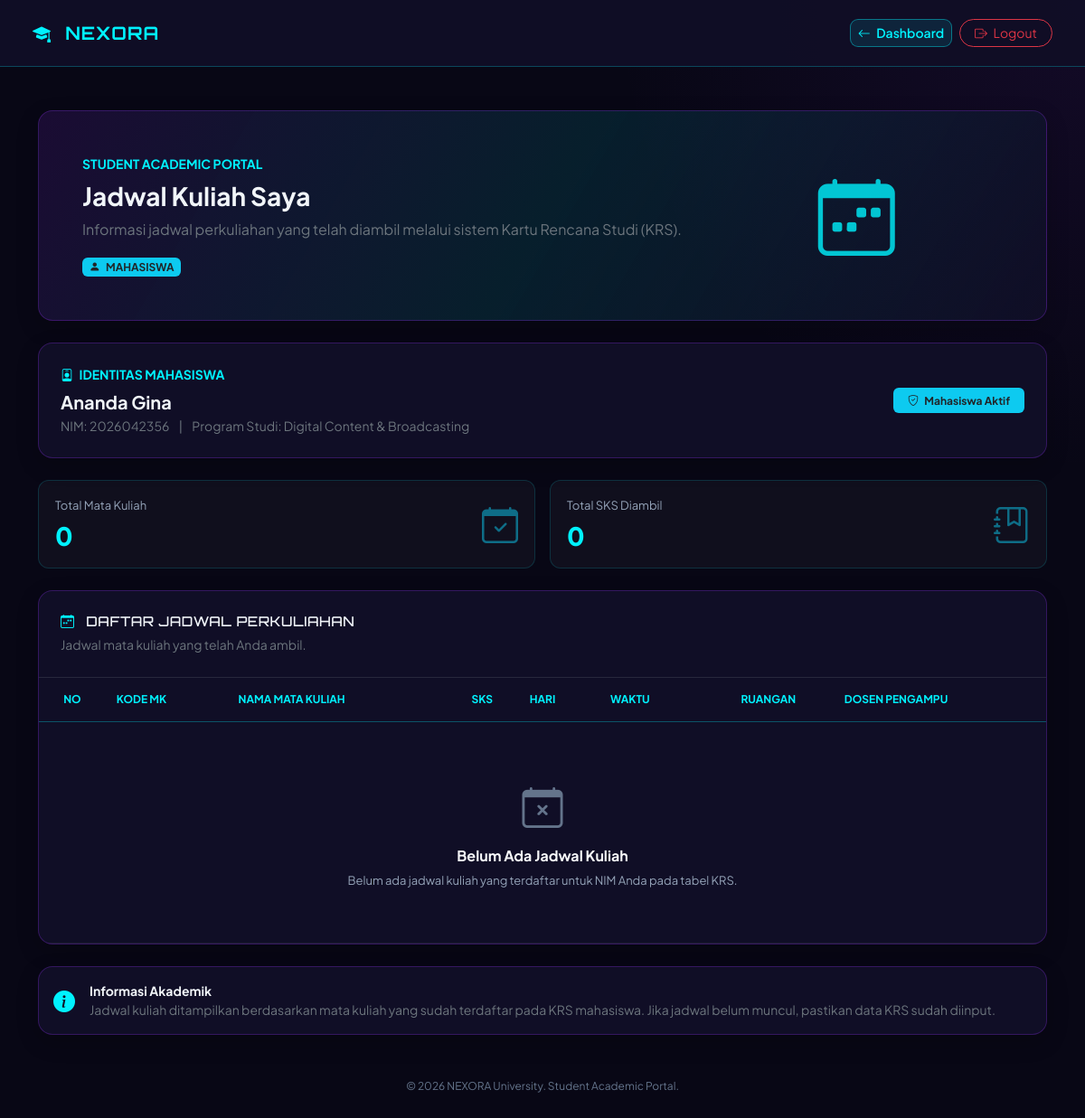
The page /nexora/jadwal_kuliah.php (signed in) on the database as committed earlier.
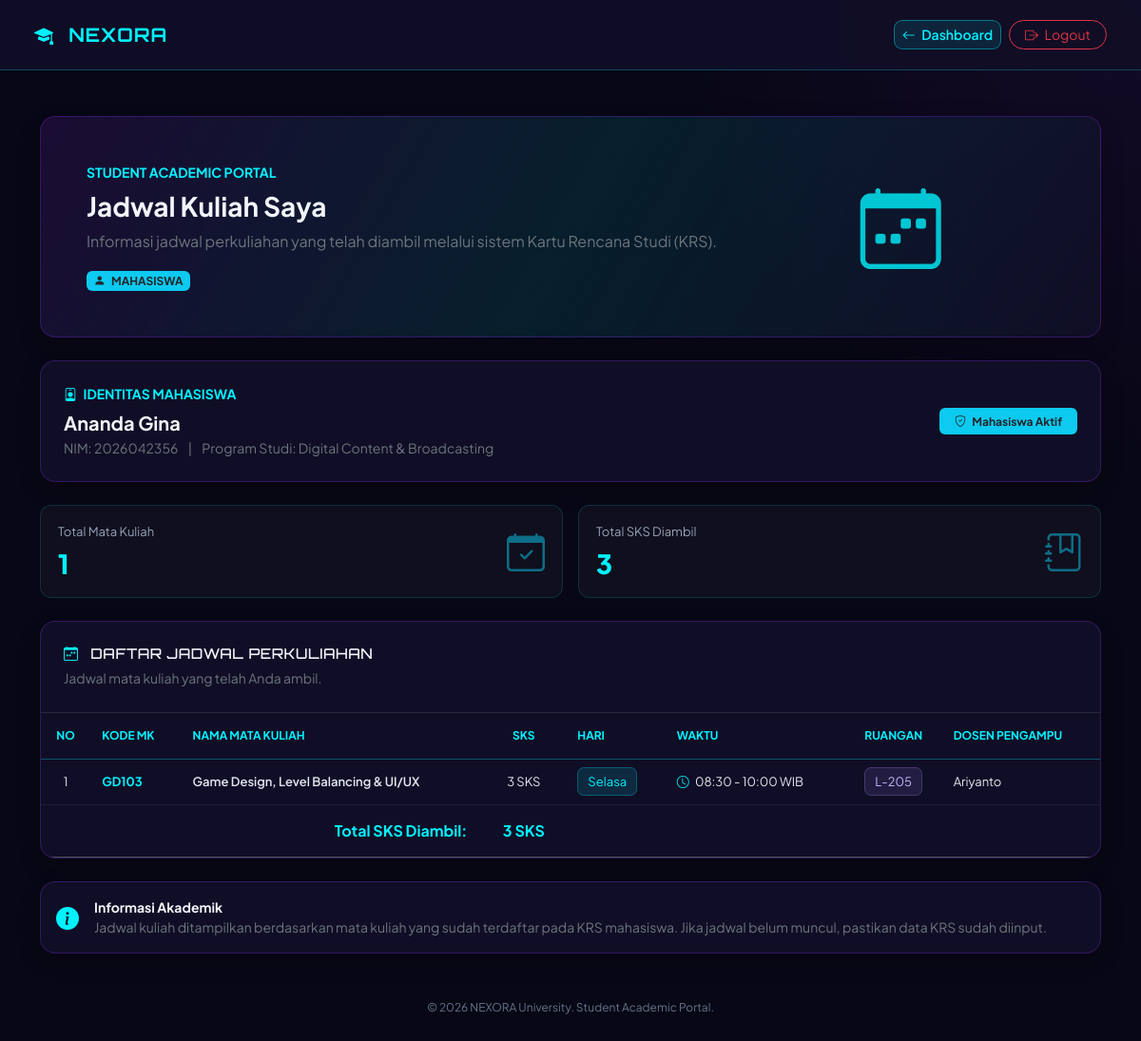
The same page on the database as committed later.
### tables this page shows
CREATE TABLE `jadwal` (
  `id_jadwal` int(11) NOT NULL,
  `kode_mk` char(5) NOT NULL,
  `hari` enum('Senin','Selasa','Rabu','Kamis','Jumat','Sabtu','Minggu') NOT NULL,
  `jam_mulai` time NOT NULL,
  `jam_selesai` time NOT NULL,
  `ruangan` char(5) NOT NULL,
  `nid` char(5) NOT NULL
);

CREATE TABLE `matakuliah` (
  `kode_mk` char(5) NOT NULL,
  `nama_mk` varchar(100) NOT NULL,
  `sks` int(1) NOT NULL
);

CREATE TABLE `dosen` (
  `nid` char(5) NOT NULL,
  `nama_lengkap` varchar(100) NOT NULL
);

### nexora/jadwal_kuliah.php (the view, shortened to what the changed rows need)
<?php
require_once 'koneksi.php';
$nim = trim($_SESSION['username']);
function e($data) {
    return htmlspecialchars((string)($data ?? '-'), ENT_QUOTES, 'UTF-8');
}
$sql = "
    SELECT
        j.id_jadwal,
        j.kode_mk,
        j.hari,
        j.jam_mulai,
        j.jam_selesai,
        j.ruangan,
        m.nama_mk,
        m.sks,
        d.nama_lengkap AS nama_dosen
    FROM krs k
    INNER JOIN jadwal j
        ON k.id_jadwal = j.id_jadwal
    INNER JOIN matakuliah m
        ON j.kode_mk = m.kode_mk
    LEFT JOIN dosen d
        ON j.nid = d.nid
    WHERE TRIM(k.nim) = ?
    ORDER BY
        FIELD(
            j.hari,
            'Senin', 'Selasa', 'Rabu',
            'Kamis', 'Jumat', 'Sabtu', 'Minggu'
        ),
        j.jam_mulai ASC
";
$stmt = $conn->prepare($sql);
$stmt->bind_param("s", $nim);
$stmt->execute();
$query = $stmt->get_result();
$jadwal_data = [];
$total_sks = 0;
while ($data = $query->fetch_assoc()) {
    $jadwal_data[] = $data;
    $total_sks += (int)($data['sks'] ?? 0);
}
$total_jadwal = count($jadwal_data);
$no = 1;
?>
<!DOCTYPE html>
<html lang="id" data-bs-theme="dark">
<head>
    <link href="https://cdn.jsdelivr.net/npm/bootstrap@5.3.3/dist/css/bootstrap.min.css" rel="stylesheet">
    <link rel="stylesheet" href="https://cdn.jsdelivr.net/npm/bootstrap-icons@1.11.3/font/bootstrap-icons.min.css">
</head>
<body>
<div class="container py-4 py-md-5">
    <div class="row g-3 mb-4">
        <div class="col-md-6">
            <div class="stat-box">
                <div class="d-flex justify-content-between align-items-center">
                    <div>
                        <p>Total Mata Kuliah</p>
                        <h3><?= $total_jadwal; ?></h3>
                    </div>
                </div>
            </div>
        </div>
        <div class="col-md-6">
            <div class="stat-box">
                <div class="d-flex justify-content-between align-items-center">
                    <div>
                        <p>Total SKS Diambil</p>
                        <h3><?= $total_sks; ?></h3>
                    </div>
                </div>
            </div>
        </div>
    </div>
    <div class="card-nexora overflow-hidden">
        <div class="table-responsive">
            <table class="table table-dark table-hover align-middle mb-0">
                <thead>
                    <tr>
                        <th class="text-center">No</th>
                        <th>Kode MK</th>
                        <th>Nama Mata Kuliah</th>
                        <th class="text-center">SKS</th>
                        <th>Hari</th>
                        <th>Waktu</th>
                        <th class="text-center">Ruangan</th>
                        <th>Dosen Pengampu</th>
                    </tr>
                </thead>
                <tbody>
                <?php if ($total_jadwal > 0): ?>
                    <?php foreach ($jadwal_data as $data): ?>
                    <tr>
                        <td class="text-center">
                            <?= $no++; ?>
                        </td>
                        <td class="text-cyan fw-bold">
                            <?= e($data['kode_mk']); ?>
                        </td>
                        <td>
                            <div class="fw-semibold">
                                <?= e($data['nama_mk']); ?>
                            </div>
                        </td>
                        <td class="text-center">
                            <?= (int)$data['sks']; ?> SKS
                        </td>
                        <td>
                            <span class="badge-hari">
                                <?= e($data['hari']); ?>
                            </span>
                        </td>
                        <td>
                            <i class="bi bi-clock text-cyan me-1"></i>
                            <?= e(date('H:i', strtotime($data['jam_mulai']))); ?>
                            -
                            <?= e(date('H:i', strtotime($data['jam_selesai']))); ?>
                            WIB
                        </td>
                        <td class="text-center">
                            <span class="badge-ruangan">
                                <?= e($data['ruangan']); ?>
                            </span>
                        </td>
                        <td>
                            <?= e($data['nama_dosen']); ?>
                        </td>
                    </tr>
                    <?php endforeach; ?>
                <?php else: ?>
                    <tr>
                        <td colspan="8">
                            <div class="empty-state">
                                <i class="bi bi-calendar-x"></i>
                                <h6 class="fw-bold text-light">
                                    Belum Ada Jadwal Kuliah
                                </h6>
                                <p class="mb-0">
                                    Belum ada jadwal kuliah yang terdaftar
                                    untuk NIM Anda pada tabel KRS.
                                </p>
                            </div>
                        </td>
                    </tr>
                <?php endif; ?>
                </tbody>
                <?php if ($total_jadwal > 0): ?>
                <tfoot>
                    <tr>
                        <th colspan="3" class="text-end">
                            Total SKS Diambil:
                        </th>
                        <th class="text-center">
                            <?= $total_sks; ?> SKS
                        </th>
                        <th colspan="4"></th>
                    </tr>
                </tfoot>
                <?php endif; ?>
            </table>
        </div>
    </div>
</div>
</body>
</html>

Rows that differ between the two databases and show on the page:
added jadwal: kode_mk "GD103", kode_mk.nama_mk "Game Design, Level Balancing & UI/UX", kode_mk.sks "3", hari "Selasa", jam_mulai "08:30", jam_selesai "10:00", ruangan "L-205", nid.nama_lengkap "Ariyanto"
Other text that changed with them:
$total_jadwal: "0" → "1"
$total_sks: "0" → "3"
$total_sks: (not shown) → "3"
text no longer shown: "Belum Ada Jadwal Kuliah Belum ada jadwal kuliah yang terdaftar untuk NIM Anda pada tabel KRS."
text now shown: "Total SKS Diambil: SKS"
